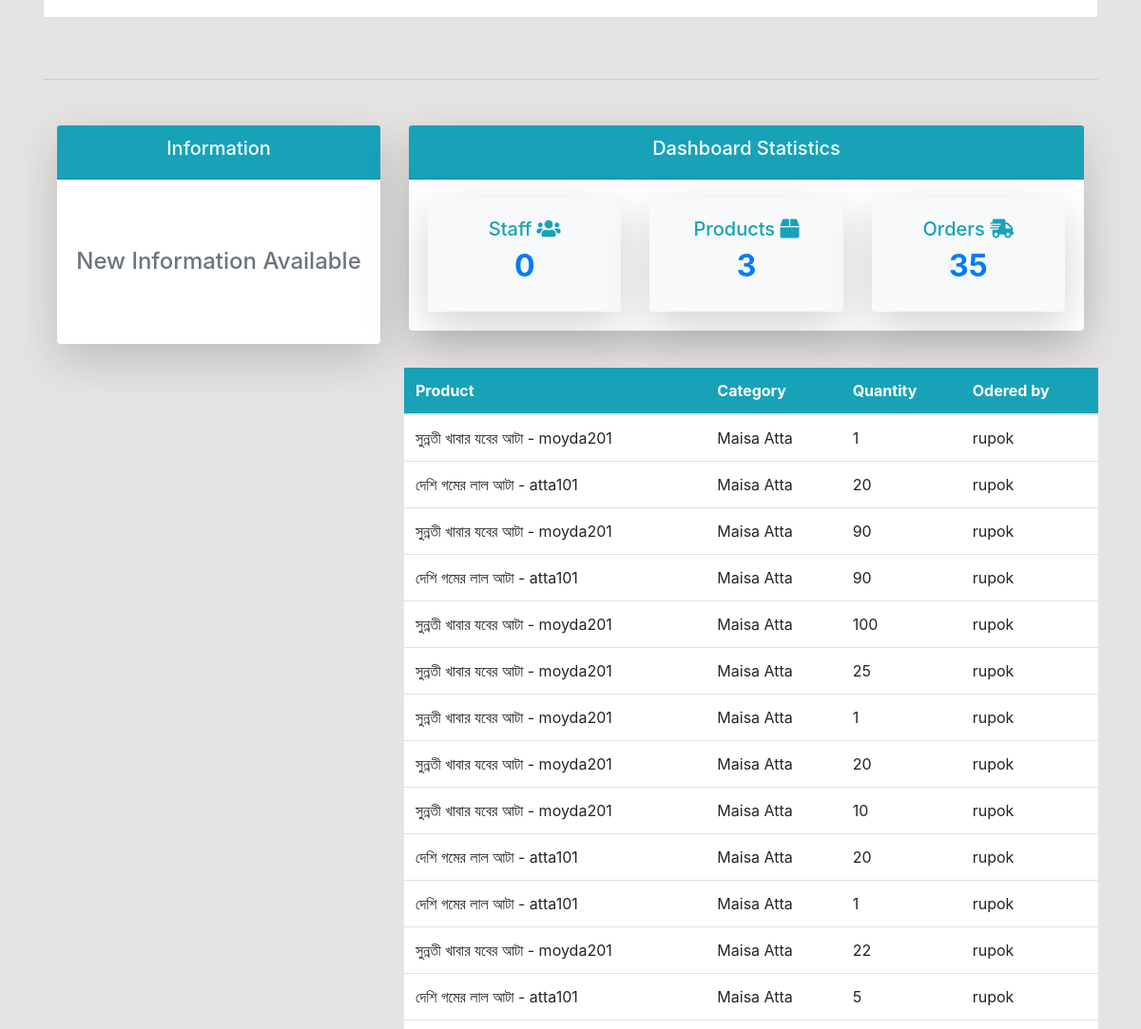
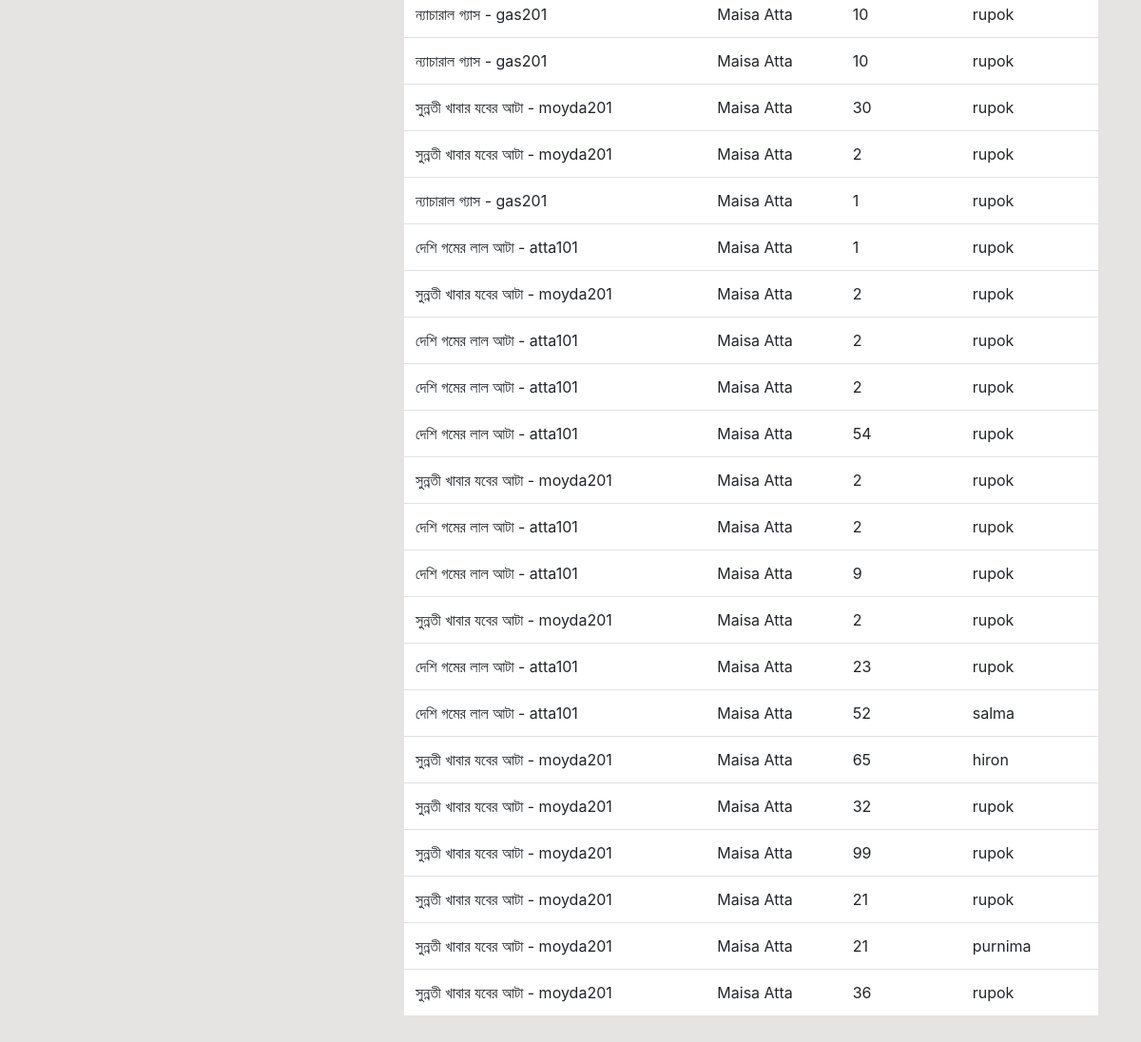
The page /order/ (signed in, lower part) on the database as committed earlier (2 pictures, top to bottom).
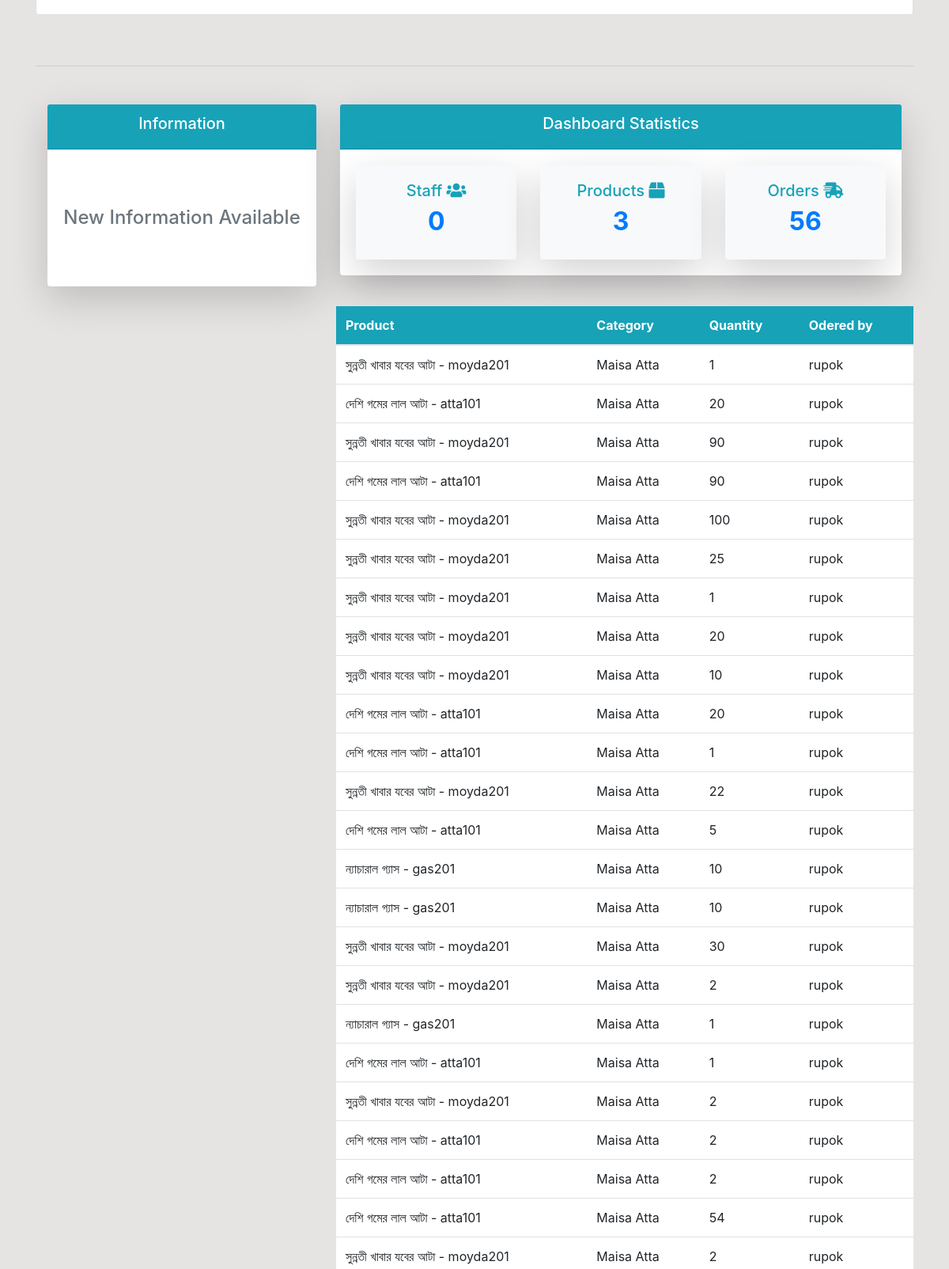
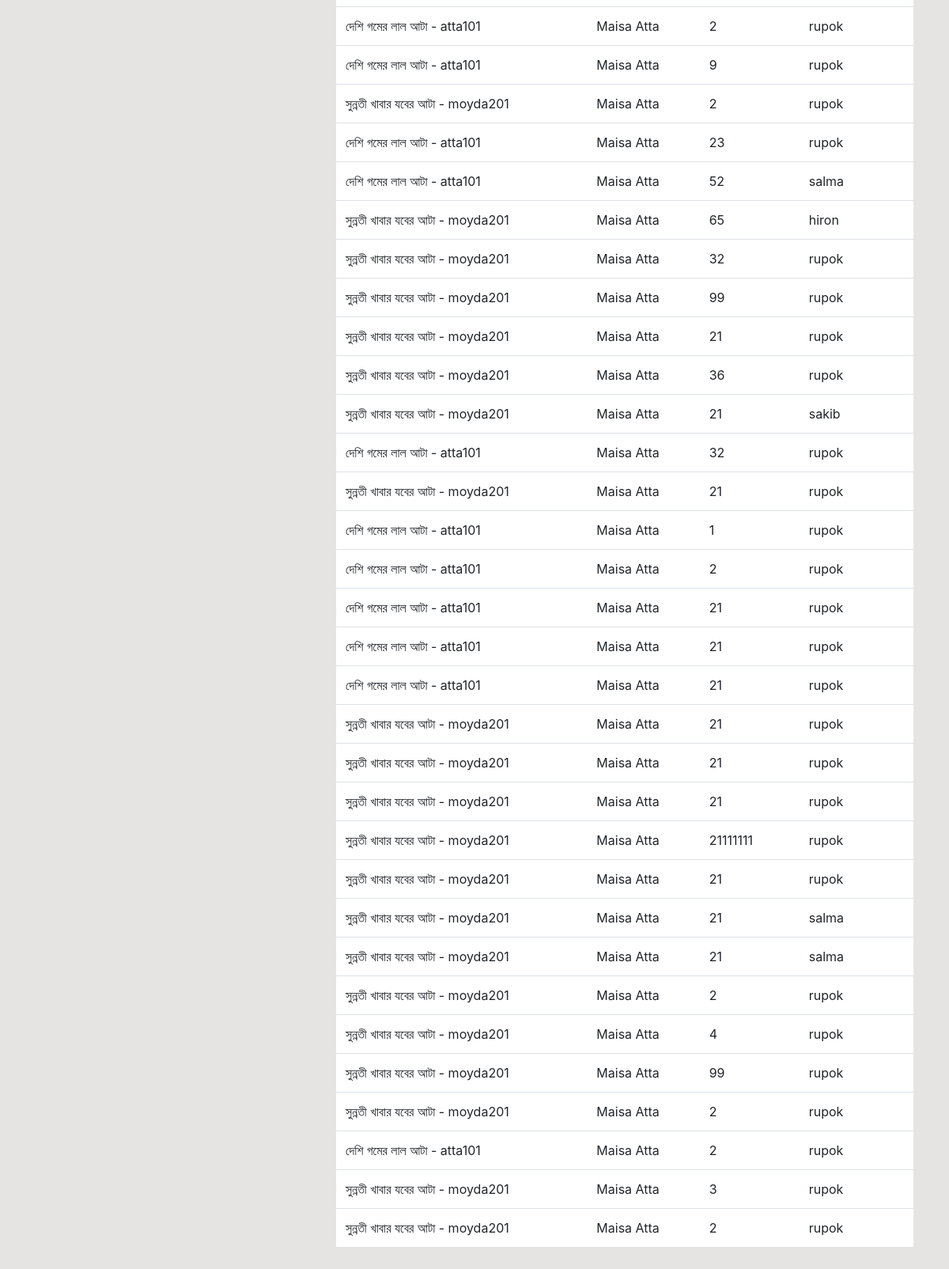
The same page on the database as committed later (2 pictures, top to bottom).
### dashboard/models.py (models this page shows, shortened)
class Order(models.Model):
    name = models.ForeignKey(Product, on_delete=models.CASCADE, null=True, verbose_name="Select Item Name ")
    customer = models.ForeignKey(User, on_delete=models.CASCADE, null=True)
    order_quantity = models.PositiveIntegerField(null=True, verbose_name="Item Quantity")
    shop = models.ForeignKey(Shop, on_delete=models.CASCADE, verbose_name="Shop" )

class Product(models.Model):
    department = models.ForeignKey(Department, on_delete=models.CASCADE, verbose_name="Dept/Company")
    name = models.CharField(max_length=200, verbose_name="Product Name")
    product_code = models.CharField(max_length=100, verbose_name="Product Code")
    product_dp = models.DecimalField(max_digits=10, decimal_places=2, verbose_name="Product DP")
    product_tp = models.DecimalField(max_digits=10, decimal_places=2, verbose_name="Product TP")
    product_mrp = models.DecimalField(max_digits=10, decimal_places=2, verbose_name="Product MRP")
    product_sku = models.CharField(max_length=100, verbose_name="Product SKU")
    product_factor = models.DecimalField(max_digits=10, decimal_places=2, verbose_name="Product Factor")
    product_details = models.TextField(verbose_name="Product Details", blank=True, null=True)
    def __str__(self):
        return f"{self.name} - {self.product_code}"

class Department(models.Model):
    name = models.CharField(max_length=200, verbose_name="Department/Company Name")
    def __str__(self):
        return self.name

### dashboard/views.py (the view)
# urls.py: path('order/', views.order, name='dashboard-order'),
@login_required(login_url='user-login')
def order(request):
    order = Order.objects.all()
    order_count = order.count()
    customer = User.objects.filter(groups=2)
    customer_count = customer.count()
    product = Product.objects.all()
    product_count = product.count()
    context = {
        'order': order,
        'customer_count': customer_count,
        'product_count': product_count,
        'order_count': order_count,
    }
    return render(request, 'dashboard/order.html', context)

### templates/dashboard/order.html (shortened to what this page needs)
{% extends 'partials/base.html' %}
{% block content %}
{% include 'partials/topside.html' %}
<div class="row my-4">
    <div class="col-md-4"></div>
    <div class="col-md-8">
        <table class="table bg-white">
            <thead class="bg-info text-white">
                <tr>
                    <th scope="col">Product</th>
                    <th scope="col">Category</th>
                    <th scope="col">Quantity</th>
                    <th scope="col">Odered by</th>
                </tr>
            </thead>
            <tbody>
                {% for order in order %}
                <tr>
                    <td>{{ order.name }}</td>
                    <td>{{ order.name.department }}</td>
                    <td>{{ order.order_quantity }}</td>
                    <td>{{ order.customer.username }}</td>
                </tr>
                {% endfor %}
            </tbody>
        </table>
    </div>
</div>
{% endblock %}

Rows that differ between the two databases and show on the page:
removed Order: name "সুন্নতী খাবার যবের আটা - moyda201", name.department "Maisa Atta", order_quantity "21", customer.username "purnima"
added Order: name "সুন্নতী খাবার যবের আটা - moyda201", name.department "Maisa Atta", order_quantity "21", customer.username "sakib"
added Order: name "দেশি গমের লাল আটা - atta101", name.department "Maisa Atta", order_quantity "32", customer.username "rupok"
added Order: name "সুন্নতী খাবার যবের আটা - moyda201", name.department "Maisa Atta", order_quantity "21", customer.username "rupok"
added Order: name "দেশি গমের লাল আটা - atta101", name.department "Maisa Atta", order_quantity "1", customer.username "rupok"
added Order: name "দেশি গমের লাল আটা - atta101", name.department "Maisa Atta", order_quantity "2", customer.username "rupok"
added Order: name "দেশি গমের লাল আটা - atta101", name.department "Maisa Atta", order_quantity "21", customer.username "rupok"
added Order: name "দেশি গমের লাল আটা - atta101", name.department "Maisa Atta", order_quantity "21", customer.username "rupok"
added Order: name "দেশি গমের লাল আটা - atta101", name.department "Maisa Atta", order_quantity "21", customer.username "rupok"
added Order: name "সুন্নতী খাবার যবের আটা - moyda201", name.department "Maisa Atta", order_quantity "21", customer.username "rupok"
added Order: name "সুন্নতী খাবার যবের আটা - moyda201", name.department "Maisa Atta", order_quantity "21", customer.username "rupok"
added Order: name "সুন্নতী খাবার যবের আটা - moyda201", name.department "Maisa Atta", order_quantity "21", customer.username "rupok"
added Order: name "সুন্নতী খাবার যবের আটা - moyda201", name.department "Maisa Atta", order_quantity "21111111", customer.username "rupok"
added Order: name "সুন্নতী খাবার যবের আটা - moyda201", name.department "Maisa Atta", order_quantity "21", customer.username "rupok"
added Order: name "সুন্নতী খাবার যবের আটা - moyda201", name.department "Maisa Atta", order_quantity "21", customer.username "salma"
added Order: name "সুন্নতী খাবার যবের আটা - moyda201", name.department "Maisa Atta", order_quantity "21", customer.username "salma"
added Order: name "সুন্নতী খাবার যবের আটা - moyda201", name.department "Maisa Atta", order_quantity "2", customer.username "rupok"
added Order: name "সুন্নতী খাবার যবের আটা - moyda201", name.department "Maisa Atta", order_quantity "4", customer.username "rupok"
added Order: name "সুন্নতী খাবার যবের আটা - moyda201", name.department "Maisa Atta", order_quantity "99", customer.username "rupok"
added Order: name "সুন্নতী খাবার যবের আটা - moyda201", name.department "Maisa Atta", order_quantity "2", customer.username "rupok"
added Order: name "দেশি গমের লাল আটা - atta101", name.department "Maisa Atta", order_quantity "2", customer.username "rupok"
added Order: name "সুন্নতী খাবার যবের আটা - moyda201", name.department "Maisa Atta", order_quantity "3", customer.username "rupok"
added Order: name "সুন্নতী খাবার যবের আটা - moyda201", name.department "Maisa Atta", order_quantity "2", customer.username "rupok"
Other text that changed with them:
{{ order_count }}: "35" → "56"
